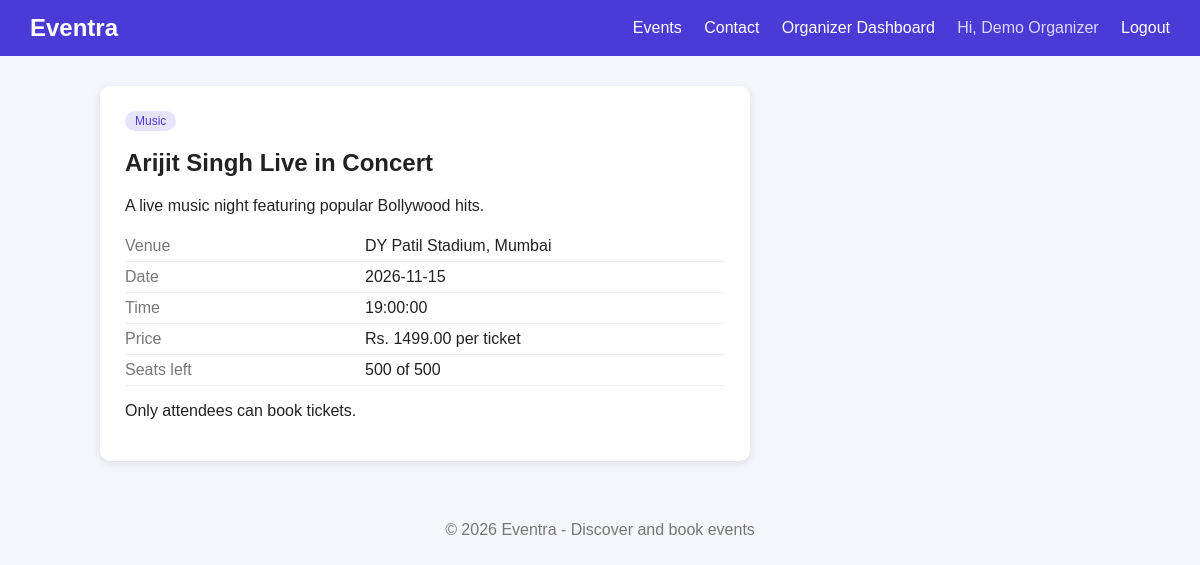
The app's page /api/event.php?id=1 (signed in) with its own data.
### tables this page shows
CREATE TABLE events (
    event_id INT AUTO_INCREMENT PRIMARY KEY,
    organizer_id INT NOT NULL,
    title VARCHAR(150) NOT NULL,
    description TEXT,
    category VARCHAR(50),
    venue VARCHAR(150) NOT NULL,
    city VARCHAR(50) NOT NULL,
    event_date DATE NOT NULL,
    event_time TIME NOT NULL,
    price DECIMAL(8,2) NOT NULL DEFAULT 0,
    total_seats INT NOT NULL,
    seats_left INT NOT NULL,
    status ENUM('pending','approved','rejected','cancelled') NOT NULL DEFAULT 'pending',
    created_at TIMESTAMP DEFAULT CURRENT_TIMESTAMP,
    FOREIGN KEY (organizer_id) REFERENCES users(user_id)
);

### api/event.php (the view, shortened to what this page needs)
<?php
include "db.php";
$id = (int) ($_GET['id'] ?? 0);
$stmt = mysqli_prepare($conn, "SELECT * FROM events WHERE event_id = ? AND status = 'approved'");
mysqli_stmt_bind_param($stmt, "i", $id);
mysqli_stmt_execute($stmt);
$result = mysqli_stmt_get_result($stmt);
$event = mysqli_fetch_assoc($result);
include "header.php";
?>
<div class="detail-box">
    <span class="tag"><?php echo htmlspecialchars($event['category']); ?></span>
    <h2><?php echo htmlspecialchars($event['title']); ?></h2>
    <p><?php echo nl2br(htmlspecialchars($event['description'])); ?></p>
    <table class="detail-table">
        <tr><td>Venue</td><td><?php echo htmlspecialchars($event['venue']); ?>, <?php echo htmlspecialchars($event['city']); ?></td></tr>
        <tr><td>Date</td><td><?php echo $event['event_date']; ?></td></tr>
        <tr><td>Time</td><td><?php echo $event['event_time']; ?></td></tr>
        <tr><td>Price</td><td><?php echo ($event['price'] > 0) ? "Rs. " . $event['price'] . " per ticket" : "Free"; ?></td></tr>
        <tr><td>Seats left</td><td><?php echo $event['seats_left']; ?> of <?php echo $event['total_seats']; ?></td></tr>
    </table>
    <?php if (($_SESSION['role'] ?? '') === 'attendee') { ?>
        <?php if ($event['seats_left'] > 0) { ?>
            <a class="btn" href="book.php?id=<?php echo $event['event_id']; ?>">Book Now</a>
        <?php } else { ?>
            <p class="error">Sold out.</p>
        <?php } ?>
    <?php } elseif (!($_SESSION['role'] ?? false)) { ?>
        <p><a href="login.php">Login</a> as an attendee to book this event.</p>
    <?php } else { ?>
        <p>Only attendees can book tickets.</p>
    <?php } ?>
</div>
<?php include "footer.php"; ?>

### public/style.css (style rules this page uses)
body { font-family: Arial, sans-serif; margin: 0; background: #f4f6fb; color: #222; }
.tag { background: #e6e3ff; color: #4b3bd6; padding: 3px 10px; border-radius: 12px; font-size: 12px; }
.detail-box { background: white; padding: 25px; border-radius: 10px; max-width: 600px; box-shadow: 0 2px 8px rgba(0,0,0,0.1); }
.detail-table { width: 100%; margin: 15px 0; border-collapse: collapse; }
.detail-table td { padding: 6px 0; border-bottom: 1px solid #eee; }
.detail-table td:first-child { color: #777; width: 40%; }

### records on screen
events: category "Music", title "Arijit Singh Live in Concert", description "A live music night featuring popular Bollywood hits.", venue "DY Patil Stadium", city "Mumbai", event_date "2026-11-15", event_time "19:00:00", price "1499.00", seats_left "500", total_seats "500"

### other values on screen
$name "Demo Organizer"
